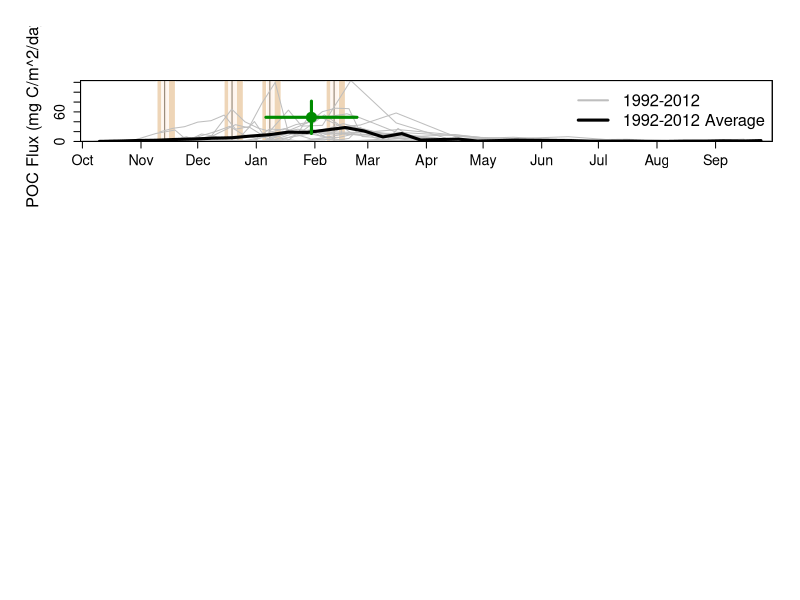

Reproduce this figure in R.
require(lubridate)
require(zoo)
require(ggplot2)
require(reshape2)
require(openxlsx)

####### early vs lat ice yrs. 
late <- c(1991, 1994, 2004, 2013, 2015) 
early<- c (1992, 1998, 2007, 2008, 2010)

#### directories 
data_wd<-"~/Desktop/CodeData/DATA/"
plot_wd<-"~/Desktop/CodeData/PLOTS/"

####### Load Data ########
setwd(data_wd)
mn_repro_dates <- read.xlsx("Pal Datasets.xlsx", sheet = "Adélie", skipEmptyRows = FALSE)
flux <- read.xlsx("Pal Datasets.xlsx", sheet = "Flux", skipEmptyRows = FALSE)


####### Loop through each season to pull out min/max for variable of interest #####
flux_max<-NULL
for(g in 1:length(unique(flux$Season))){

this_yr<-unique(flux$Season)[g]
v1<-subset(flux, flux$Season == this_yr)
v1<-v1[order(v1$Days.Sept30),]

###### calculate max
flux_max<-rbind(flux_max, rbind(
c("Flux",  this_yr, v1$Days.Sept30[which.max(v1[,6])], v1[,6][which.max(v1[,6])])))
#dev.new()
#plot(v1$Days.Sept30, v1[,6], type="o", main=paste("z=", g, this_yr, sep=" "))
#abline(v= v1$Days.Sept30[which.max(v1[,6])], col="green")
}

colnames(flux_max)<-c("variable","season","day_of_max", "max_flux")
flux_max<-as.data.frame(flux_max)
flux_max[,2]<-as.numeric(as.character(flux_max[,2]))
flux_max[,3]<-as.numeric(as.character(flux_max[,3]))
flux_max[,4]<-as.numeric(as.character(flux_max[,4]))

#remove yrs that likely miss peak flux 
flux_max[flux_max$season %in% c(2000,2001, 2008, 2009,2013, 2014, 2015),3]<-NA
flux_max[flux_max$season %in% c(2000, 2001, 2008, 2009, 2013,2014, 2015),4]<-NA
#save(flux_max, file="flux_max.Rdata")






##############  FIGURE #####################  

######## Labeling dates
dates<-as.Date(c("2020-10-01", "2020-11-01" ,"2020-12-01" ,"2021-01-01", "2021-02-01", "2021-03-01", "2021-04-01", "2021-05-01", "2021-06-01", "2021-07-01", "2021-08-01" ,"2021-09-01"))
#day that coresponds to 1st of the month
day_since_sept30<-c(1, 32, 62 ,93, 124, 152, 183, 213, 244, 274, 305, 336)

setwd(plot_wd)
pdf("FLUX_summary_phenology.pdf", height=10, width=6)

par(mfrow=c(3,1))
par(oma=c(2,2,2,0))

plot(NA,NA, col="lightgray", xlim=c(0,366), ylim= range(flux[,6], na.rm=TRUE), xlab="", ylab="POC Flux (mg C/m^2/day)", cex.lab=1.5, cex.axis=1.3,xaxs="i",yaxs="i", xaxt="n")
axis(1, at=day_since_sept30, label=format(dates, "%b"),cex.axis=1.3)

############## and quantiles and mean penguin dates 
id1<-1
id2<-5
col1<-"bisque2" 
rect(quantile(mn_repro_dates[,2], na.rm=TRUE)[id1], -1000, quantile(mn_repro_dates[,2], na.rm=TRUE)[id2], 1000, col=col1, border=F)
rect(quantile(mn_repro_dates[,3], na.rm=TRUE)[id1], -1000, quantile(mn_repro_dates[,3], na.rm=TRUE)[id2], 1000, col=col1, border=F)
rect(quantile(mn_repro_dates[,4], na.rm=TRUE)[id1], -1000, quantile(mn_repro_dates[,4], na.rm=TRUE)[id2], 1000, col=col1, border=F)
rect(quantile(mn_repro_dates[,5], na.rm=TRUE)[id1], -1000, quantile(mn_repro_dates[,5], na.rm=TRUE)[id2], 1000, col=col1, border=F)
id1<-2
id2<-4
col2<-"seashell1" 
rect(quantile(mn_repro_dates[,2], na.rm=TRUE)[id1], -1000, quantile(mn_repro_dates[,2], na.rm=TRUE)[id2], 1000, col=col2, border=F)
rect(quantile(mn_repro_dates[,3], na.rm=TRUE)[id1], -1000, quantile(mn_repro_dates[,3], na.rm=TRUE)[id2], 1000, col=col2, border=F)
rect(quantile(mn_repro_dates[,4], na.rm=TRUE)[id1], -1000, quantile(mn_repro_dates[,4], na.rm=TRUE)[id2], 1000, col=col2, border=F)
rect(quantile(mn_repro_dates[,5], na.rm=TRUE)[id1], -1000, quantile(mn_repro_dates[,5], na.rm=TRUE)[id2], 1000, col=col2, border=F)

# add repro means 
abline(v= mean(mn_repro_dates[,2], na.rm=TRUE), col="bisque4")#lay
abline(v= mean(mn_repro_dates[,3], na.rm=TRUE), col="bisque4")#hatch
abline(v= mean(mn_repro_dates[,4], na.rm=TRUE), col="bisque4")#crit per
abline(v= mean(mn_repro_dates[,5], na.rm=TRUE), col="bisque4")# fledge
############## ############## ############## 

#plot line for each year 
for(q in 1:length(unique(flux$Season))){
yr1<-subset(flux, flux$Season == unique(flux$Season)[q])
if((yr1$Season[1] %in% c(2000, 2001, 2008, 2009, 2013,2014, 2015))==F ){
  print(yr1$Season[1] )
yr1<-yr1[order(yr1$Days.Sept30),]
lines(yr1$Days.Sept30, yr1[,6], col="gray")
}}
box()


zzz<-flux[order(flux$Days.Sept30),]
#remove years with incomplete data 
zzz<-zzz[-which(zzz$Season %in% c(2000, 2001, 2008, 2009, 2013,2014, 2015)==T),]
roundJD<-  round(zzz$Days.Sept30, digits=-1) #rounds to nearest 10 
aaa<-aggregate(zzz[,c(6)], by=list(roundJD), FUN=mean, na.rm=T)
lines(aaa[,1], aaa[,2], col="black", lwd=3)

##### add peak/valley
lwd_id<-3; cex_id<-3; pt_COL<-"green4"

points(mean(flux_max$day_of_max, na.rm=TRUE), mean(flux_max$max_flux, na.rm=TRUE) , cex=cex_id, pch=20, col=pt_COL)
#sd for day of peak 
segments(mean(flux_max$day_of_max, na.rm=TRUE)- sd(flux_max$day_of_max, na.rm=TRUE) ,mean(flux_max$max_flux, na.rm=TRUE),
 mean(flux_max$day_of_max, na.rm=TRUE)+ sd(flux_max$day_of_max, na.rm=TRUE), mean(flux_max$max_flux, na.rm=TRUE), col=pt_COL,lwd=lwd_id)
#sd for magnitude of wind speed 
segments(mean(flux_max$day_of_max, na.rm=TRUE), mean(flux_max$max_flux, na.rm=TRUE)- sd(flux_max$max_flux, na.rm=TRUE),
mean(flux_max$day_of_max, na.rm=TRUE), mean(flux_max$max_flux, na.rm=TRUE)+ sd(flux_max$max_flux, na.rm=TRUE),col=pt_COL, lwd=lwd_id)

legend("topright", c("1992-2012", "1992-2012 Average" ), lwd=c(2,3), col=c("gray", "black"), bty="n", cex=1.5)

dev.off()
#################################################################















